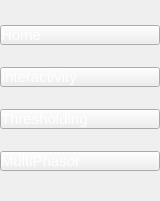
   <widget class="QFrame" name="MenuButtonFrame">
    <property name="geometry">
     <rect>
      <x>0</x>
      <y>30</y>
      <width>160</width>
      <height>201</height>
     </rect>
    </property>
    <property name="frameShape">
     <enum>QFrame::NoFrame</enum>
    </property>
    <property name="frameShadow">
     <enum>QFrame::Raised</enum>
    </property>
    <layout class="QVBoxLayout" name="verticalLayout_5">
     <property name="leftMargin">
      <number>0</number>
     </property>
     <property name="topMargin">
      <number>9</number>
     </property>
     <property name="rightMargin">
      <number>0</number>
     </property>
     <item>
      <widget class="QPushButton" name="HomeFrameButton">
       <property name="autoFillBackground">
        <bool>false</bool>
       </property>
       <property name="styleSheet">
        <string notr="true">QPushButton{
		text-align: left;
		background-image: url(:/icons/home.svg);
            border: 4px solid '#4aa3d1';
            background: '#4aa3d1';
            color: white;
            font-family: 'Helvetica';
            font-size: 15px;
            padding: 0px 0;
            margin-top: 0px
}
QPushButton:hover{
	background: '#173953';
     border: 4px solid '#173953'
}</string>
       </property>
       <property name="text">
        <string>Home</string>
       </property>
       <property name="icon">
        <iconset>
         <normaloff>../icons/home.svg</normaloff>../icons/home.svg</iconset>
       </property>
       <property name="iconSize">
        <size>
         <width>25</width>
         <height>25</height>
        </size>
       </property>
      </widget>
     </item>
     <item>
      <widget class="QPushButton" name="GraphButton">
       <property name="styleSheet">
        <string notr="true">QPushButton{
		text-align: left;
            border: 4px solid '#4aa3d1';
            background: '#4aa3d1';
            color: white;
            font-family: 'Helvetica';
            font-size: 15px;
            padding: 0px 0;
            margin-top: 0px
}
QPushButton:hover{
	background: '#173953';
     border: 4px solid '#173953'
}</string>
       </property>
       <property name="text">
        <string>Interactivity</string>
       </property>
       <property name="icon">
        <iconset>
         <normaloff>../icons/bar-chart.svg</normaloff>../icons/bar-chart.svg</iconset>
       </property>
       <property name="iconSize">
        <size>
         <width>25</width>
         <height>25</height>
        </size>
       </property>
      </widget>
     </item>
     <item>
      <widget class="QPushButton" name="PictureButton">
       <property name="styleSheet">
        <string notr="true">QPushButton{
		text-align: left;
            border: 4px solid '#4aa3d1';
            background: '#4aa3d1';
            color: white;
            font-family: 'Helvetica';
            font-size: 15px;
            padding: 0px 0;
            margin-top: 0px
}
QPushButton:hover{
	background: '#173953';
     border: 4px solid '#173953'
}</string>
       </property>
       <property name="text">
        <string>Thresholding</string>
       </property>
       <property name="icon">
        <iconset>
         <normaloff>../icons/image.svg</normaloff>../icons/image.svg</iconset>
       </property>
       <property name="iconSize">
        <size>
         <width>25</width>
         <height>25</height>
        </size>
       </property>
      </widget>
     </item>
     <item>
      <widget class="QPushButton" name="MultiPhasorButton">
       <property name="styleSheet">
        <string notr="true">QPushButton{
		text-align: left;
            border: 4px solid '#4aa3d1';
            background: '#4aa3d1';
            color: white;
            font-family: 'Helvetica';
            font-size: 15px;
            padding: 0px 0;
            margin-top: 0px
}
QPushButton:hover{
	background: '#173953';
     border: 4px solid '#173953'
}</string>
       </property>
       <property name="text">
        <string>MultiPhasor</string>
       </property>
       <property name="icon">
        <iconset>
         <normaloff>../icons/bar-chart.svg</normaloff>../icons/bar-chart.svg</iconset>
       </property>
       <property name="iconSize">
        <size>
         <width>25</width>
         <height>25</height>
        </size>
       </property>
      </widget>
     </item>
    </layout>
   </widget>
